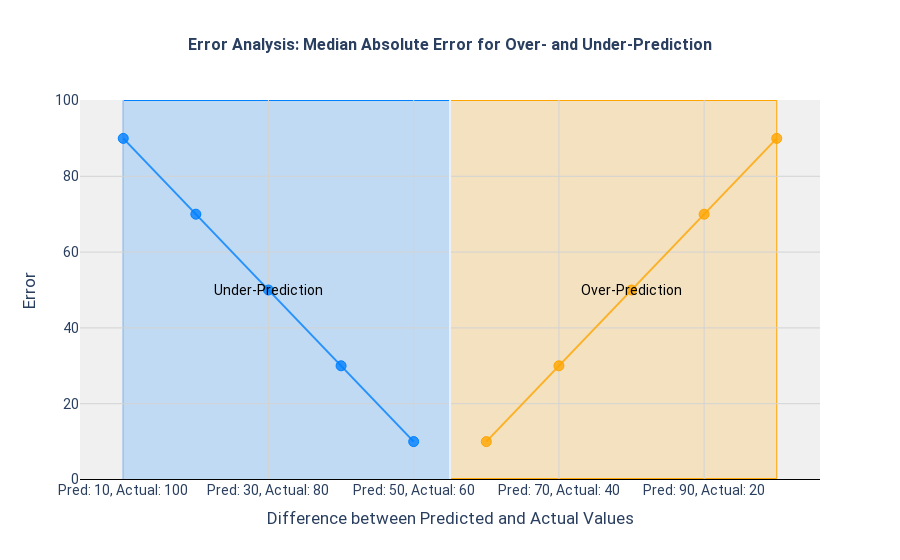

The notebook cell this image was saved under:
### Code cell
def median_absolute_error(actual, pred):
    actual, pred = np.array(actual), np.array(pred)
    mae = np.median(np.abs(actual - pred))
    return mae  # Return the median absolute error

html_str = plot_error_symmetry(median_absolute_error)
print(html_str)

### Figure 1 — Plotly figure (JSON) as saved in the notebook; plotly's stock layout.template omitted (floating-point values rounded to 4 significant figures)
{"data": [{"hoverinfo": "text", "marker": {"color": "rgba(255, 165, 0, 0.8)", "line": {"color": "rgba(255, 165, 0, 1)", "width": 1}, "size": 10}, "mode": "lines+markers", "name": "Over-Prediction Error", "text": ["Pred: 10, Actual: 100, Error: nan", "Pred: 20, Actual: 90, Error: nan", "Pred: 30, Actual: 80, Error: nan", "Pred: 40, Actual: 70, Error: nan", "Pred: 50, Actual: 60, Error: nan", "Pred: 60, Actual: 50, Error: 10", "Pred: 70, Actual: 40, Error: 30", "Pred: 80, Actual: 30, Error: 50", "Pred: 90, Actual: 20, Error: 70", "Pred: 100, Actual: 10, Error: 90"], "type": "scatter", "x": [null, null, null, null, null, 10, 30, 50, 70, 90], "y": [null, null, null, null, null, 10, 30, 50, 70, 90]}, {"hoverinfo": "text", "marker": {"color": "rgba(0, 128, 255, 0.8)", "line": {"color": "rgba(0, 128, 255, 1)", "width": 1}, "size": 10}, "mode": "lines+markers", "name": "Under-Prediction Error", "text": ["Pred: 10, Actual: 100, Error: 90", "Pred: 20, Actual: 90, Error: 70", "Pred: 30, Actual: 80, Error: 50", "Pred: 40, Actual: 70, Error: 30", "Pred: 50, Actual: 60, Error: 10", "Pred: 60, Actual: 50, Error: nan", "Pred: 70, Actual: 40, Error: nan", "Pred: 80, Actual: 30, Error: nan", "Pred: 90, Actual: 20, Error: nan", "Pred: 100, Actual: 10, Error: nan"], "type": "scatter", "x": [-90, -70, -50, -30, -10, null, null, null, null, null], "y": [90, 70, 50, 30, 10, null, null, null, null, null]}], "layout": {"annotations": [{"align": "center", "font": {"color": "black", "size": 14}, "showarrow": false, "text": "Under-Prediction", "x": -50, "y": 50}, {"align": "center", "font": {"color": "black", "size": 14}, "showarrow": false, "text": "Over-Prediction", "x": 50, "y": 50}], "font": {"family": "\"Segoe UI\", \"Roboto\", \"Oxygen\", \"Ubuntu\", \"Droid Sans\", \"Helvetica Neue\", sans-serif", "size": 14}, "plot_bgcolor": "rgba(240, 240, 240, 0.95)", "shapes": [{"fillcolor": "rgba(0, 128, 255, 0.2)", "layer": "below", "line": {"color": "rgba(0, 128, 255, 1)", "width": 1}, "type": "rect", "x0": -90, "x1": 0, "y0": 0, "y1": 100}, {"fillcolor": "rgba(255, 165, 0, 0.2)", "layer": "below", "line": {"color": "rgba(255, 165, 0, 1)", "width": 1}, "type": "rect", "x0": 0, "x1": 90, "y0": null, "y1": 100}], "showlegend": false, "title": {"font": {"family": "\"Segoe UI\", \"Roboto\", \"Oxygen\", \"Ubuntu\", \"Droid Sans\", \"Helvetica Neue\", sans-serif", "size": 16, "weight": "bold"}, "text": "Error Analysis: Median Absolute Error for Over- and Under-Prediction", "x": 0.5}, "xaxis": {"gridcolor": "lightgrey", "tickmode": "array", "ticktext": ["Pred: 10, Actual: 100", "Pred: 30, Actual: 80", "Pred: 50, Actual: 60", "Pred: 70, Actual: 40", "Pred: 90, Actual: 20"], "tickvals": [-90, -50, -10, 30, 70], "title": {"text": "Difference between Predicted and Actual Values"}}, "yaxis": {"gridcolor": "lightgrey", "title": {"text": "Error"}, "zeroline": true, "zerolinecolor": "black", "zerolinewidth": 1}}}
